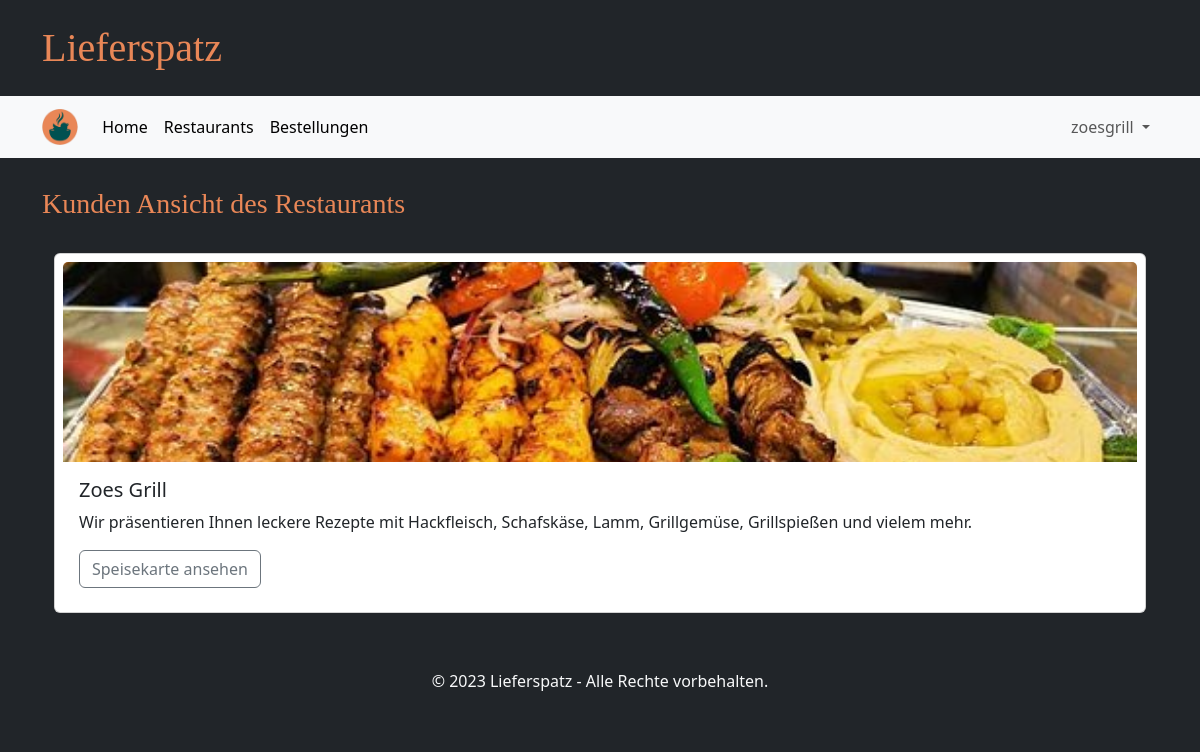
Page /restaurants/ (signed in) on the committed database.
### tables this page shows
CREATE TABLE GeschaeftsAccount(
            Username TEXT PRIMARY KEY NOT NULL,
            Passwort TEXT NOT NULL,
            Restaurantname TEXT NOT NULL,
            Beschreibung TEST NOT NULL,
            Strasse TEXT NOT NULL,
            Hausnummer INTEGER NOT NULL,
            Plz INTEGER NOT NULL
        );

### main.py (the view)
@app.route("/restaurants/")
def restaurants_page():
    if "user" in session and not "business" in session:
        day_index = datetime.datetime.now().weekday()
        restaurants = database.get_restaurants_near_and_open(session["user"], WEEKDAYS[day_index])
        image_names = os.listdir(app.config['UPLOAD_FOLDER'])
        image_tuples = list(map(os.path.splitext, image_names))
        for restaurant in restaurants:
            restaurant["image_path"] = DEFAULT_IMAGE
            for index, value in enumerate(image_tuples):
                if restaurant["username"] == value[0]:
                    restaurant["image_path"] = 'business/' + value[0] + value[1]
                    image_tuples.pop(index)
                    break
        return render_template("restaurants.html", restaurants=restaurants)
    elif "user" in session and "business" in session:
            restaurant = database.get_restaurant(session["user"])
            image_name = os.listdir(app.config['UPLOAD_FOLDER'])
            image_tuple = list(map(os.path.splitext, image_name))
            restaurant["image_path"] = DEFAULT_IMAGE
            for index, value in enumerate(image_tuple):
                if restaurant["username"] == value[0]:
                    restaurant["image_path"] = 'business/' + value[0] + value[1]
                    image_tuple.pop(index)
                    break
            return render_template("restaurant_preview.html", restaurant=restaurant)
    else:
        return redirect(url_for("login_customer_page"))

### database.py (called while the page is built)
def getData(sql, params = ()):
    dbcon = sqlite3.connect("instance/db.db")
    cursor = dbcon.cursor()
    cursor.execute(sql, params)
    return cursor

def get_restaurant(username):
    request_pointer = getData("""SELECT Username, Restaurantname, Beschreibung, Strasse, Hausnummer, Plz
                              FROM GeschaeftsAccount
                              WHERE Username = ? """,(username,))
    result = request_pointer.fetchone()
    restaurant = {
            "username": result[0],
            "name": result[1],
            "description": result[2],
            "street": result[3],
            "housenumber": result[4],
            "postalcode": result[5]
        }
    return restaurant

### templates/restaurant_preview.html (shortened to what this page needs)
{% extends "base.html" %}
{% block heading %}Kunden Ansicht des Restaurants{% endblock %}
{% block content %}
      <div class="card mt-2 mb-4 p-2">
      <img src="{{ url_for('static', filename=restaurant['image_path']) }}" class="card-img-top restau-image" alt="...">
      <div class="card-body">
          <h5 class="card-title">{{ restaurant['name'] }}</h5>
          <p class="card-text">{{ restaurant['description'] }}</p>
          <a href="{{ url_for('menue_page', username=restaurant['username']) }}" class="btn btn-outline-secondary">Speisekarte ansehen</a>
      </div>
      </div>
{% endblock %}

### templates/base.html (shortened to what this page needs)
<!DOCTYPE html>
<html lang="de">
<head>
    <link rel="stylesheet" href="/static/style.css">
    <link href="{{ url_for('static', filename='bootstrap/css/bootstrap.min.css') }}" rel="stylesheet">
</head>
<body class="bg-dark">
    <div class="container my-4">
        <h1 class="brandfont">Lieferspatz</h1>
    </div>
    <nav class="navbar navbar-expand bg-body-tertiary sticky-top border-bottom border-5 border-dark">
        <div class="container">
          <a class="navbar-brand" href="#">
            <img src="{{ url_for('static', filename='ls_logo.png') }}" alt="..." height="36" />
          </a>
          <div class="collapse navbar-collapse" id="navbarSupportedContent">
            <ul class="navbar-nav me-auto mb-2 mb-lg-0">
              <li class="nav-item">
                <a class="nav-link active" aria-current="page" href="{{ url_for('start_page') }}">Home</a>
              </li>
              <li class="nav-item">
                <a class="nav-link active" aria-current="page" href="{{ url_for('restaurants_page') }}">Restaurants</a>
              </li>
              <li class="nav-item">
                <a class="nav-link active" id="view_orders" aria-current="page" href="{{ url_for('order_page') }}">Bestellungen</a>
              </li>
            </ul>
            <ul class="navbar-nav mb-2 mb-lg-0">
              {% if session['user'] %}
              <li class="nav-item dropdown">
                <a class="nav-link dropdown-toggle" href="#" role="button" data-bs-toggle="dropdown" aria-expanded="false">
                  {{ session['user'] }}
                </a>
              </li>
              {% endif %}
            </ul>
          </div>
        </div>
    </nav>
    <div class="container mt-4">
        <h3 class="brandfont2">{% block heading %}{% endblock %}</h3>
    </div>
    <div class="container text-light px-4 py-3 ">
        {% block content %}{% endblock %}
    </div>
    <footer class="bg-dark text-light text-center py-3">
        <p>&copy; 2023 Lieferspatz - Alle Rechte vorbehalten.</p>
    </footer>
</body>
</html>

### static/style.css (style rules this page uses)
.brandfont { font-family: brandFont; color: #e98757; }
.brandfont2 { font-family: brandFont2; color: #e98757; }
.restau-image { height: 200px; object-fit: cover; }
.text-center { text-align: center; }

### rows in the picture
GeschaeftsAccount: user "zoesgrill", name "Zoes Grill", description "Wir präsentieren Ihnen leckere Rezepte mit Hackfleisch, Schafskäse, Lamm, Grillgemüse, Grillspießen und vielem mehr."
